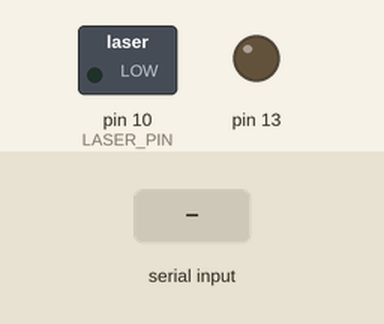
The sketch below on a simulated Arduino Uno, built with avr-gcc and run on an emulated ATmega328P. Parts: switched loads named in the sketch (green lamp = pin HIGH), output pins drawn as LEDs (lit = HIGH). The test bench sets the inputs (shaded band). What the sketch prints to the serial monitor is not drawn.

Above: at 1.2 s.
1.3 s: "1\n" received over Serial
At 2.24 s:
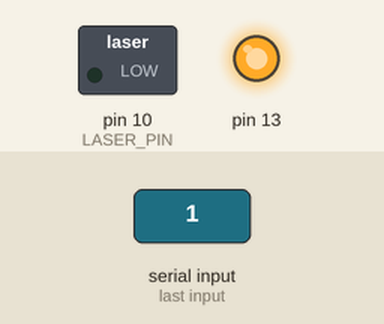
At 3.1 s:
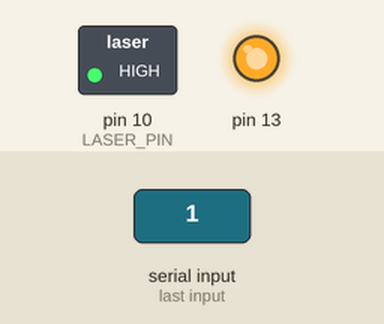
4.3 s: "2\n" received over Serial
At 5.94 s:
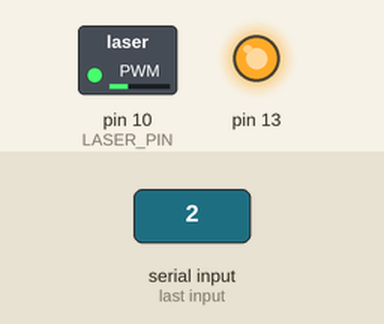
Timing chart, 0 to 7.5 s (numbered marks = the images above; inputs shaded):
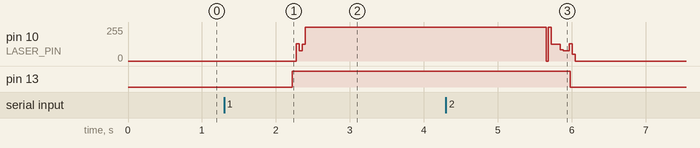

The sketch:

Sender4.ino
```cpp
#define LASER_PIN 10

int waitMillis = 4;
double frequency = 1 / (waitMillis / 1000);

byte startCode[24] = {1, 0, 1, 0, 1, 0, 1, 0, 1, 0, 1, 0, 1, 0, 1, 0, 1, 0, 1, 0, 0, 0, 0, 0};
byte stopCode[25] = {0, 0, 0, 0, 0, 1, 0, 1, 0, 1, 0, 1, 0, 1, 0, 1, 0, 1, 0, 1, 0, 1, 0, 1, 0};

int bufferSize = 5150;

void laser(int state) {
  digitalWrite(LASER_PIN, state);
}

void sendMsg(uint8_t *input, int len) {
  // OOK
  digitalWrite(13, HIGH);
  // sent startcode
  for (int i = 0; i < 24; i++) {
    laser(startCode[i]);
    delay(waitMillis);
  }

  // send data package
  for (int i = 0; i < len; ++i) {
    laser(input[i]);
    delay(waitMillis);
  }

  // sent stopcode
  for (int i = 0; i < 25; i++) {
    laser(stopCode[i]);
    delay(waitMillis);
  }
  digitalWrite(13, LOW);
}

void encode(char *cInput, int len, uint8_t *bytes) {
  // encodes sequence of chars in sequence of bits
  int counter = 0;
  for (int charIdx = 0; charIdx < len; ++charIdx) {
    for (int bitIdx = 7; bitIdx >= 0; --bitIdx) {
      bytes[counter] = (cInput[charIdx] >> bitIdx) & 1;
      Serial.print(bytes[counter]);
      ++counter;
    }
  }
}

void setup() {
  Serial.begin(9600);
  pinMode(LASER_PIN, OUTPUT);
  pinMode(13, OUTPUT);
}

void loop() {
  char inputBuffer[bufferSize];

  // fetch input from serial buffer
  while(!Serial.available());
  int i = 0;
  /*while((inputBuffer[i] = Serial.read()) != '\n') {
    ++i;
  }*/
  char temp;
  while((temp = Serial.read()) != '\n') {
    inputBuffer[i] = temp;
    ++i;
  }
  inputBuffer[i] = '\0';
  int bitLen = i * 8;

  // extract message from inputBuffer
  char userInput[i];
  for (int j = 0; j <= i; ++j) {
    userInput[j] = inputBuffer[j];
  }

  // encode message to binary
  uint8_t inputBin[bitLen];
  Serial.print("Message: '");
  Serial.print(userInput);
  Serial.print(" | ");
  encode(userInput, i, inputBin);
  Serial.print("'");

  // send message through fso
  sendMsg(inputBin, bitLen);
  Serial.println(" has been send.");
}
```

Measured:
- after the input at 1.3 s, pin 10 (LASER_PIN): 0/255 → 255/255 after 0.98 s; pin 13: LOW → HIGH after 0.92 s
